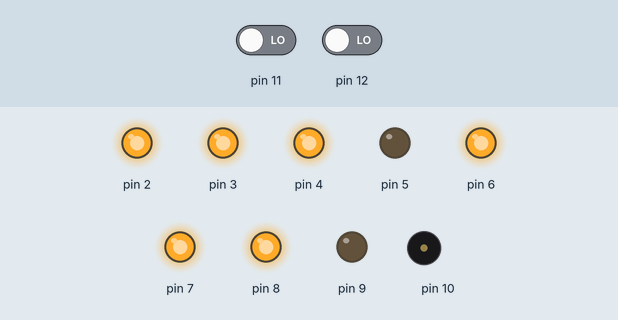
Recording of a sketch running on a simulated Arduino Uno, built with avr-gcc and run on an emulated ATmega328P. Parts: output pins drawn as LEDs (lit = HIGH), buzzer (waves = sounding). Dashed ring = blinking. The inputs (shaded band) are chosen by the test bench; at power-on: pin 11 LOW, pin 12 LOW.

Above: at 1.2 s.
1.3 s: pin 11 driven HIGH
At 1.55 s:
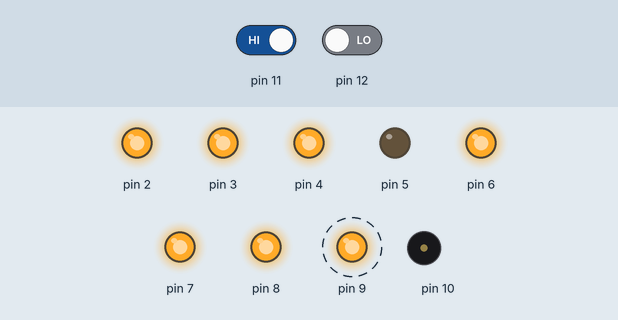
At 2.7 s:
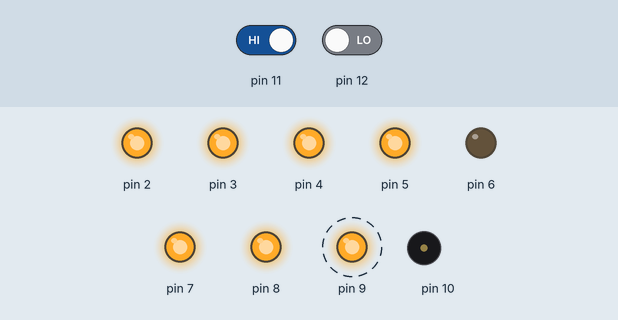
Timing chart, 0 to 34.3 s (numbered marks = the images above; inputs shaded):
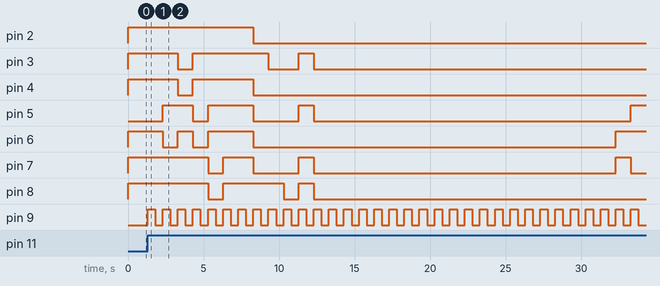

Measured:
- after the input at 1.3 s, pin 2: HIGH → LOW after 7.0 s; pin 3: goes LOW 1.0 s, HIGH 5.0 s, LOW 2.0 s, HIGH 1.0 s, then LOW, starting after 2.0 s

The sketch:

09_Melody_timer.ino
```cpp
// ABCDEFG: 7843265:

int timerMode;  // 0: Ready, timer set
          // 1: Timer run
int modeButtonStatus;
int prevModeButtonStatus;
int addButtonStatus;
int prevAddButtonStatus;
int setTime;

int numValue[10][7] = {
// 2 3 4 5 6 7 8
// E D C G F A B
  {1,1,1,0,1,1,1},  // 0: ABCDEF
  {0,0,1,0,0,0,1},  // 1: BC
  {1,1,0,1,0,1,1},  // 2: ABDEG
  {0,1,1,1,0,1,1},  // 3: ABCDG
  {0,0,1,1,1,0,1},  // 4: BCFG
  {0,1,1,1,1,1,0},  // 5: ACDFG
  {1,1,1,1,1,0,0},  // 6: CDEFG
  {0,0,1,0,0,1,1},  // 7: ABC
  {1,1,1,1,1,1,1},  // 8: ABCDEFG
  {0,0,1,1,1,1,1} // 9: ABCFG
};

int timerStatus = 0;

void setup()
{
  int i;

  for (i=10; i<=11; i++){
    pinMode(i, INPUT);
  }
  for (i=2; i<=10; i++){
    pinMode(i, OUTPUT);
  }

  timerMode = 0;  // 0: Ready, timer set
            // 1: Timer run
  modeButtonStatus = 0;
  prevModeButtonStatus = 0;
  addButtonStatus = 0;
  prevAddButtonStatus = 0;
  setTime = 0;

}

void loop()
{
  modeButtonStatus = digitalRead(11);
  addButtonStatus = digitalRead(12);
  if (modeButtonStatus > prevModeButtonStatus){
    tone(10,1760,5);
    timerMode = !timerMode;
    if (timerMode==0){
      setTime = 0;
    }
  digitalWrite(9,timerMode);
  }

  if (timerMode==0){  // 0: Ready, timer set
  if (addButtonStatus > prevAddButtonStatus){
      tone(10,1760,5);
      setTime += 1;
      setTime %= 10;
    }
  }
  else{         // 1: Timer run
    delay(500);
    digitalWrite(9,0);
    delay(500);
    digitalWrite(9,1);
    setTime -= 1;
    if (setTime==0){
      timerMode = 0;
      displayDigit(setTime);
      digitalWrite(9,0);
      playMelody();
    }
  }

  displayDigit(setTime);

  prevModeButtonStatus = modeButtonStatus;
  prevAddButtonStatus = addButtonStatus;

}

void displayDigit(int status){
  for (int i=0; i<7; i++){
    digitalWrite(i+2,numValue[status][i]);
  }
}

void playMelody(void){
  for (int k=0; k<4; k++){
    for (int i=0; i<2; i++){
      tone(10,880,50);
      delay(100);
    }
    delay(200);
  }
}
```
